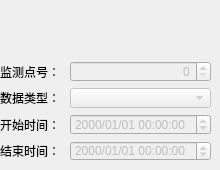
        <widget class="QWidget" name="tab_9">
         <attribute name="title">
          <string>响应</string>
         </attribute>
         <widget class="QWidget" name="layoutWidget">
          <property name="geometry">
           <rect>
            <x>0</x>
            <y>61</y>
            <width>211</width>
            <height>100</height>
           </rect>
          </property>
          <layout class="QGridLayout" name="gridLayout_7" columnstretch="5,11">
           <item row="0" column="0">
            <widget class="QLabel" name="label_15">
             <property name="text">
              <string>监测点号：</string>
             </property>
            </widget>
           </item>
           <item row="0" column="1">
            <widget class="QSpinBox" name="spinBoxResponseMeasurePoint">
             <property name="enabled">
              <bool>false</bool>
             </property>
             <property name="alignment">
              <set>Qt::AlignRight|Qt::AlignTrailing|Qt::AlignVCenter</set>
             </property>
            </widget>
           </item>
           <item row="1" column="0">
            <widget class="QLabel" name="label_24">
             <property name="text">
              <string>数据类型：</string>
             </property>
            </widget>
           </item>
           <item row="1" column="1">
            <widget class="QComboBox" name="comboBoxResponseDataType">
             <property name="enabled">
              <bool>false</bool>
             </property>
            </widget>
           </item>
           <item row="2" column="0">
            <widget class="QLabel" name="label_18">
             <property name="text">
              <string>开始时间：</string>
             </property>
            </widget>
           </item>
           <item row="2" column="1">
            <widget class="QDateTimeEdit" name="dateTimeEditResponseStartTime">
             <property name="enabled">
              <bool>false</bool>
             </property>
             <property name="dateTime">
              <datetime>
               <hour>0</hour>
               <minute>0</minute>
               <second>0</second>
               <year>2000</year>
               <month>1</month>
               <day>1</day>
              </datetime>
             </property>
             <property name="displayFormat">
              <string>yyyy/MM/dd HH:mm:ss</string>
             </property>
            </widget>
           </item>
           <item row="3" column="0">
            <widget class="QLabel" name="label_20">
             <property name="text">
              <string>结束时间：</string>
             </property>
            </widget>
           </item>
           <item row="3" column="1">
            <widget class="QDateTimeEdit" name="dateTimeEditResponseEndTime">
             <property name="enabled">
              <bool>false</bool>
             </property>
             <property name="displayFormat">
              <string>yyyy/MM/dd HH:mm:ss</string>
             </property>
            </widget>
           </item>
          </layout>
         </widget>
        </widget>
